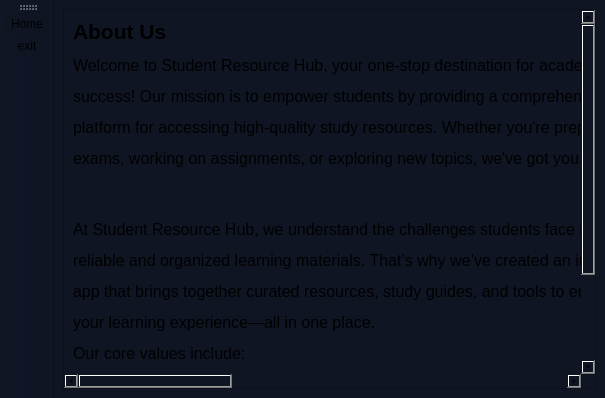
<?xml version="1.0" encoding="UTF-8"?>
<ui version="4.0">
 <class>Aboutus</class>
 <widget class="QMainWindow" name="Aboutus">
  <property name="geometry">
   <rect>
    <x>0</x>
    <y>0</y>
    <width>605</width>
    <height>398</height>
   </rect>
  </property>
  <property name="windowTitle">
   <string>MainWindow</string>
  </property>
  <property name="styleSheet">
   <string notr="true">background-color: rgb(16, 21, 36);
</string>
  </property>
  <widget class="QWidget" name="centralwidget">
   <layout class="QVBoxLayout" name="verticalLayout">
    <item>
     <widget class="QScrollArea" name="scrollArea">
      <property name="widgetResizable">
       <bool>true</bool>
      </property>
      <widget class="QWidget" name="scrollAreaWidgetContents">
       <property name="geometry">
        <rect>
         <x>0</x>
         <y>0</y>
         <width>1428</width>
         <height>485</height>
        </rect>
       </property>
       <layout class="QVBoxLayout" name="verticalLayout_2">
        <item>
         <widget class="QLabel" name="label">
          <property name="text">
           <string>&lt;html&gt;&lt;head/&gt;&lt;body&gt;&lt;p&gt;&lt;span style=&quot; font-size:16pt; font-weight:700;&quot;&gt;About Us&lt;/span&gt;&lt;/p&gt;&lt;p&gt;&lt;span style=&quot; font-size:12pt;&quot;&gt;Welcome to Student Resource Hub, your one-stop destination for academic&lt;/span&gt;&lt;/p&gt;&lt;p&gt;&lt;span style=&quot; font-size:12pt;&quot;&gt;success! Our mission is to empower students by providing a comprehensive&lt;/span&gt;&lt;/p&gt;&lt;p&gt;&lt;span style=&quot; font-size:12pt;&quot;&gt;platform for accessing high-quality study resources. Whether you're preparing for&lt;/span&gt;&lt;/p&gt;&lt;p&gt;&lt;span style=&quot; font-size:12pt;&quot;&gt;exams, working on assignments, or exploring new topics, we've got you covered.&lt;/span&gt;&lt;/p&gt;&lt;p&gt;&lt;br/&gt;&lt;/p&gt;&lt;p&gt;&lt;span style=&quot; font-size:12pt;&quot;&gt;At Student Resource Hub, we understand the challenges students face in finding&lt;/span&gt;&lt;/p&gt;&lt;p&gt;&lt;span style=&quot; font-size:12pt;&quot;&gt;reliable and organized learning materials. That’s why we’ve created an intuitive&lt;/span&gt;&lt;/p&gt;&lt;p&gt;&lt;span style=&quot; font-size:12pt;&quot;&gt;app that brings together curated resources, study guides, and tools to enhance&lt;/span&gt;&lt;/p&gt;&lt;p&gt;&lt;span style=&quot; font-size:12pt;&quot;&gt;your learning experience—all in one place.&lt;/span&gt;&lt;/p&gt;&lt;p&gt;&lt;span style=&quot; font-size:12pt;&quot;&gt;Our core values include:&lt;/span&gt;&lt;/p&gt;&lt;p&gt;&lt;span style=&quot; font-size:12pt; font-weight:700;&quot;&gt;Accessibility&lt;/span&gt;&lt;span style=&quot; font-size:12pt;&quot;&gt;: Knowledge should be available to everyone, anytime, anywhere.&lt;/span&gt;&lt;/p&gt;&lt;p&gt;&lt;span style=&quot; font-size:12pt; font-weight:700;&quot;&gt;Quality&lt;/span&gt;&lt;span style=&quot; font-size:12pt;&quot;&gt;: We prioritize accurate, well-structured content to support your academic needs.&lt;/span&gt;&lt;/p&gt;&lt;p&gt;&lt;span style=&quot; font-size:12pt; font-weight:700;&quot;&gt;Community&lt;/span&gt;&lt;span style=&quot; font-size:12pt;&quot;&gt;: Join a network of motivated learners who share your passion for growth and education.&lt;/span&gt;&lt;/p&gt;&lt;p&gt;&lt;span style=&quot; font-size:12pt;&quot;&gt;We’re constantly working to improve and expand our offerings, ensuring that &lt;/span&gt;&lt;span style=&quot; font-size:12pt; font-weight:700;&quot;&gt;Student Resource Hub&lt;/span&gt;&lt;span style=&quot; font-size:12pt;&quot;&gt; evolves alongside your educational journey. Together, let’s unlock the potential of learning and make it an enjoyable adventure.&lt;/span&gt;&lt;/p&gt;&lt;/body&gt;&lt;/html&gt;</string>
          </property>
         </widget>
        </item>
       </layout>
      </widget>
     </widget>
    </item>
   </layout>
  </widget>
  <widget class="QToolBar" name="toolBar">
   <property name="windowTitle">
    <string>toolBar</string>
   </property>
   <attribute name="toolBarArea">
    <enum>LeftToolBarArea</enum>
   </attribute>
   <attribute name="toolBarBreak">
    <bool>false</bool>
   </attribute>
   <addaction name="actionHome"/>
   <addaction name="actionexit"/>
  </widget>
  <action name="actionHome">
   <property name="icon">
    <iconset theme="QIcon::ThemeIcon::GoHome"/>
   </property>
   <property name="text">
    <string>Home</string>
   </property>
   <property name="menuRole">
    <enum>QAction::MenuRole::NoRole</enum>
   </property>
  </action>
  <action name="actionexit">
   <property name="icon">
    <iconset theme="QIcon::ThemeIcon::ApplicationExit"/>
   </property>
   <property name="text">
    <string>exit</string>
   </property>
   <property name="menuRole">
    <enum>QAction::MenuRole::NoRole</enum>
   </property>
  </action>
 </widget>
 <resources/>
 <connections/>
</ui>
